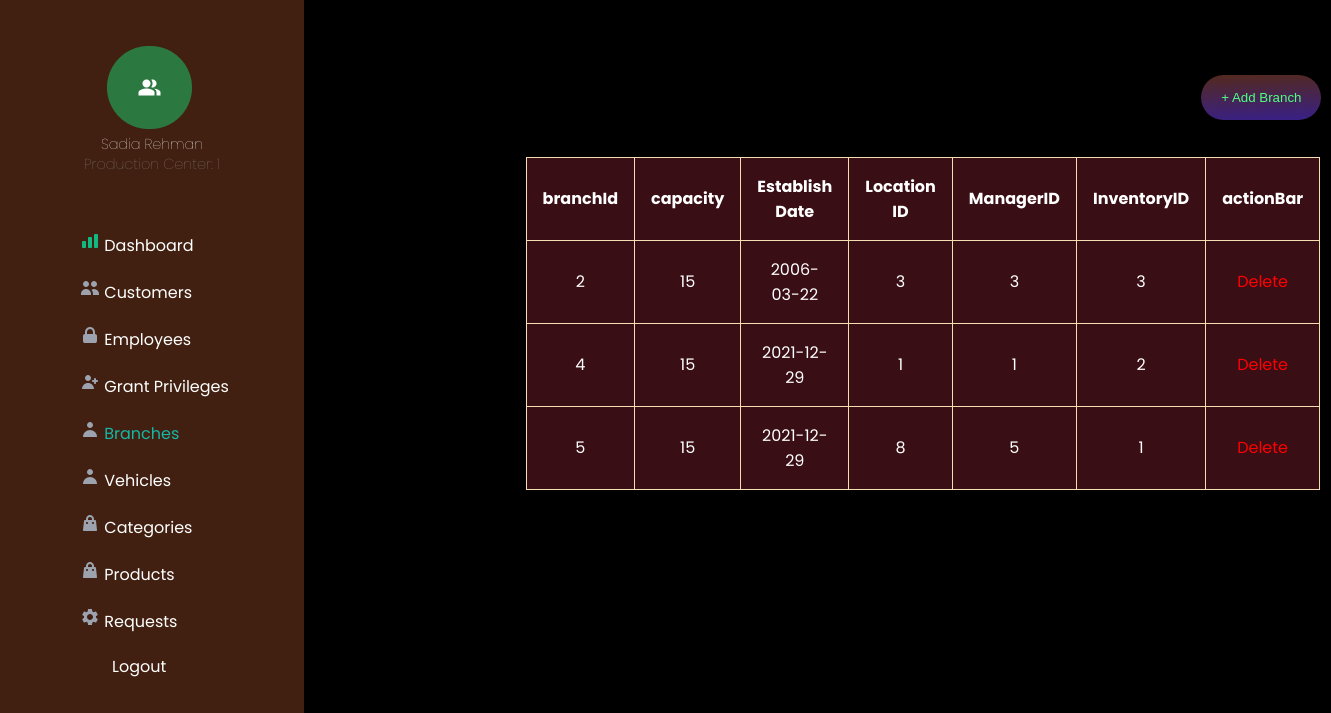
The app's page /bms/bms/adminBranches.php with its own data.
### tables this page shows
CREATE TABLE `branch` (
  `branchID` int(10) NOT NULL,
  `capacity` int(10) NOT NULL,
  `establishDate` date DEFAULT NULL,
  `locationID` int(10) DEFAULT NULL,
  `managerID` int(10) DEFAULT NULL,
  `inventoryID` int(10) DEFAULT NULL
);

### bms/bms/adminBranches.php (the view, shortened to what this page needs)
<!DOCTYPE html>
<html lang="en">
<head>
    <link rel="stylesheet" href="adminBranches.css?1422585377">
</head>
<body>
    <div class="sidebar">
        <div class="admin-id">
            <img class="admin-img"src="images/adminAVA.png" alt="admin picture">
            <div id="about-admin">
                <h3>Sadia Rehman</h3>
                <h4>Production Center:  1</h4>
            </div>
        </div>
        <div class="sidebar-menu">
            <ul>
                <li><a href="adminDashboard.php"><img src="images/dashboard.svg" alt=""> Dashboard</a></li>
                <li><a href="adminCustomers.php"><img src="images/customers.svg" alt=""> Customers</a></li>
                <li><a href="adminEmployee.php"><img src="images/employees.svg" alt=""> Employees</a></li>
                <li><a href="adminGrantPriv.php"><img src="images/reg-admin.svg" alt=""> Grant Privileges</a></li>
                <li><a href="adminBranches.php" class="active" style="color: #14B8A6"><img src="images/branches-vehicles.svg" alt=""> Branches</a></li>
                <li><a href="adminVehicles.php"><img src="images/branches-vehicles.svg" alt=""> Vehicles</a></li>
                <li><a href="adminCategory.php"><img src="images/categories-products.svg" alt=""> Categories</a></li>
                <li><a href="adminProduct.php"><img src="images/categories-products.svg" alt=""> Products</a></li>
                <li><a href="adminRequest.php"><img src="images/requests.svg" alt=""> Requests</a></li>
                <li id="logout"><a href="admin.php"> Logout</a></li>
            </ul>
        </div>
    </div>
    <main>
        <button class="addBranch">
            <a href="addBranch.php">+ Add Branch</a>
        </button>
        <table id="branch-table">
            <tr>
                <th>branchId</th>
                <th>capacity</th>
                <th>Establish Date</th>
                <th>Location ID</th>
                <th>ManagerID</th>
                <th>InventoryID</th>
                <th>actionBar</th>
            </tr>
            <?php
            include('dbconfig.php');
            $sql = "SELECT branchID, capacity, establishDate, locationID, managerID, inventoryID FROM branch";
            $result = $conn -> query($sql);
            if($result-> num_rows > 0) {
                while($row = $result-> fetch_assoc()) {
                    echo "<tr><td>".$row["branchID"]."</td><td>".$row["capacity"]."</td><td>".$row["establishDate"]."</td>
                    <td>".$row["locationID"]."</td><td>".$row["managerID"]."</td><td>".$row["inventoryID"]."</td>
                    <td> <a id = deleteButton href=deleteBranch.php?ei=".$row["branchID"]."> Delete </td>
                    </tr>";
                }
                echo "</table>";
            }
            ?>
    </main>
</body>
</html>

### bms/bms/adminBranches.css (style rules this page uses)
body { background-color: #000000; }
main { color: #000000; font-family: 'poppins'; margin-left: 250px; padding: 0px 10px; }
.sidebar { background-color: #422011; height: 100%; width: 19rem; position: fixed; z-index: 1; top: 0; left: 0; overflow-x: hidden; padding-top: 20px; font-family: 'poppins'; }
.admin-id { margin-top: 1.6rem; }
#logout { margin: auto; }
#about-admin { margin: auto; }
.sidebar h3, .sidebar h4 { color: #ffffff; font-family: 'poppins'; font-size: .9em; margin: -.1em; text-align: center; font-weight: lighter; }
.sidebar h4 { margin-bottom: 3.5em; color: #818181; }
.sidebar .admin-img { margin-left: 6.7em; }
.sidebar-menu { margin-left: 3.5rem; }
.sidebar-menu li { margin-bottom: 0.5rem; color: #ffffff; }
.sidebar-menu a { padding: 6px 8px 6px 16px; text-decoration: none; font-size: 1em; color: #ffffff; display: block; }
.sidebar-menu ul { list-style: none; }
.sidebar-menu ul li { margin-left: -2em; }
.sidebar-menu ul li a { text-decoration: none; color: #ffffff; display: block; -webkit-transition: all ease-out 300ms; transition: all ease-out 300ms; }
.sidebar-menu ul li:not(.active)::after { opacity: 0.2; }
.sidebar-menu ul li::after { content: ''; position: absolute; width: 100%; height: 0.2em; background: black; left: 0; bottom: 0; }
main { color: #ffffff; font-family: 'poppins'; margin-left: 250px; padding: 0px 10px; }
table, th, td { background-color: #390E15; border: 1px solid wheat; border-collapse: collapse; margin-top: 3em; margin-left: 8.5em; text-align: center; padding: 1em; }
table { width: 750px; margin-left: 16.1rem; }
button { color: red; background: none; border: none; cursor: pointer; }
.addBranch { margin-left: 70em; margin-top: 5em; margin-bottom: -10em; background: linear-gradient(178.18deg, rgba(196, 96, 44, 0.439216) -9.74%, #281AC8 162.12%); border-radius: 100px; width: 120px; height: 45px; left: 1635px; top: 123px; border: none; cursor: pointer; }
.addBranch a { text-decoration: none; color: #50FF80; transition: color 0.5s; }
#deleteButton { color: red; text-decoration: none; transition: color 0.5s; }

### records on screen
branch: branchID "2", capacity "15", establishDate "2006-03-22", locationID "3", managerID "3", inventoryID "3"
branch: branchID "4", capacity "15", establishDate "2021-12-29", locationID "1", managerID "1", inventoryID "2"
branch: branchID "5", capacity "15", establishDate "2021-12-29", locationID "8", managerID "5", inventoryID "1"
